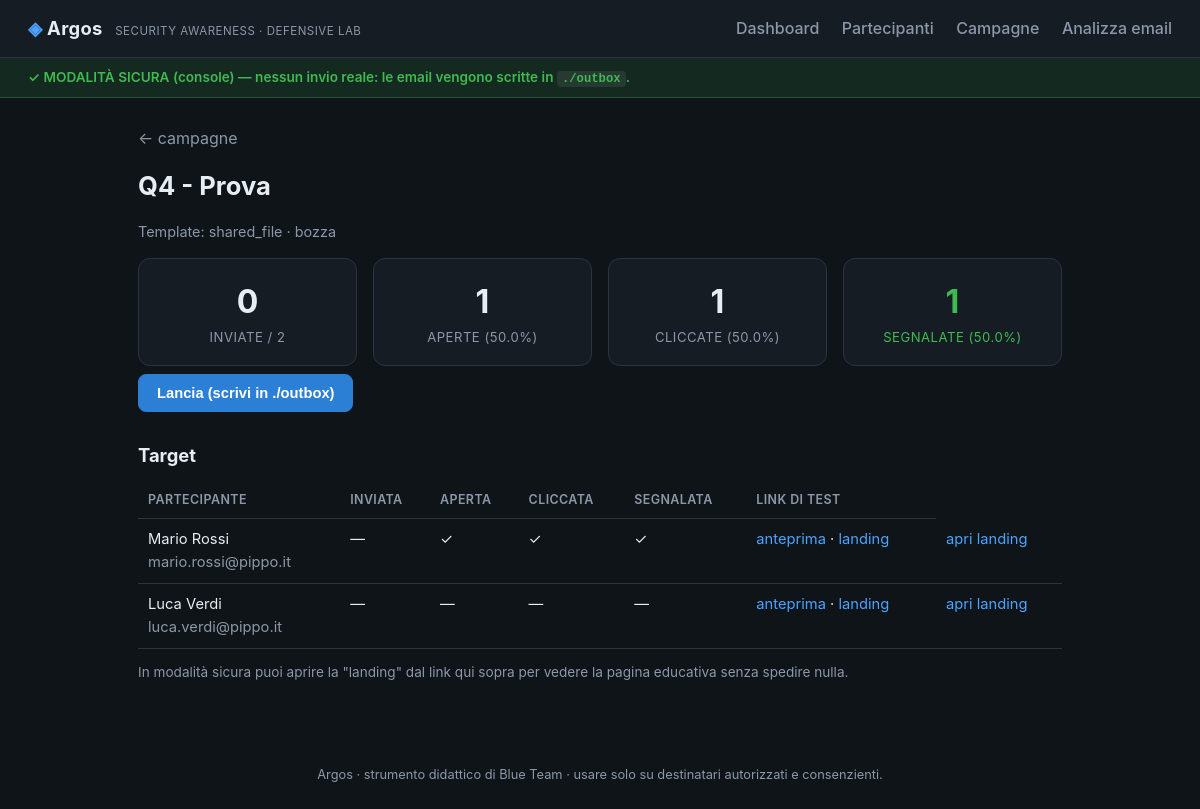
Page /campaigns/1 on the committed database.
### models.py (models this page shows, shortened)
class Campaign(db.Model):
    __tablename__ = "campaigns"
    id = db.Column(db.Integer, primary_key=True)
    name = db.Column(db.String(160), nullable=False)
    template_key = db.Column(db.String(80), nullable=False)
    created_at = db.Column(db.DateTime, default=_utcnow)
    launched_at = db.Column(db.DateTime)
    targets = db.relationship("Target", backref="campaign", lazy=True)
    @property
    def is_launched(self):
        return self.launched_at is not None
    def stats(self):
        total = len(self.targets) # type: ignore
        sent = sum(1 for t in self.targets if t.sent_at) # type: ignore
        opened = sum(1 for t in self.targets if t.opened_at) # type: ignore
        clicked = sum(1 for t in self.targets if t.clicked_at) # type: ignore
        reported = sum(1 for t in self.targets if t.reported_at) # type: ignore
        pct = lambda n: round(100 * n / total, 1) if total else 0.0
        return {
            "total": total, "sent": sent,
            "opened": opened, "opened_pct": pct(opened),
            "clicked": clicked, "clicked_pct": pct(clicked),
            "reported": reported, "reported_pct": pct(reported),
        }

class Target(db.Model):
    __tablename__ = "targets"
    id = db.Column(db.Integer, primary_key=True)
    campaign_id = db.Column(db.Integer, db.ForeignKey("campaigns.id"), nullable=False)
    participant_id = db.Column(db.Integer, db.ForeignKey("participants.id"), nullable=False)
    token = db.Column(db.String(64), unique=True, index=True, default=_token)
    sent_at = db.Column(db.DateTime)      # email generata/inviata
    opened_at = db.Column(db.DateTime)    # pixel caricato -> email aperta
    clicked_at = db.Column(db.DateTime)   # link cliccato -> landing educativa
    reported_at = db.Column(db.DateTime)  # il partecipante l'ha segnalata (bravo!)

class Participant(db.Model):
    __tablename__ = "participants"
    id = db.Column(db.Integer, primary_key=True)
    name = db.Column(db.String(120), nullable=False)
    email = db.Column(db.String(255), nullable=False, unique=True, index=True)
    department = db.Column(db.String(120), default="")
    consent_given = db.Column(db.Boolean, default=False, nullable=False)
    consent_at = db.Column(db.DateTime)
    created_at = db.Column(db.DateTime, default=_utcnow)
    targets = db.relationship("Target", backref="participant", lazy=True)

### app.py (the view)
    @app.route("/campaigns/<int:cid>")
    def campaign_detail(cid):
        c = Campaign.query.get_or_404(cid)
        return render_template("campaign_detail.html", c=c, stats=c.stats())

### config.py (called while the page is built)
    @classmethod
    def sending_is_live(cls) -> bool:
        return cls.EMAIL_BACKEND == "smtp" and cls.AUTHORIZED_USE_ACK

### templates/campaign_detail.html (shortened to what this page needs)
{% extends "base.html" %}
{% block content %}
<a href="{{ url_for('campaigns') }}" class="back">← campagne</a>
<h1>{{ c.name }}</h1>
<p class="subj">Template: {{ c.template_key }} ·
  {% if c.is_launched %}lanciata{% else %}bozza{% endif %}</p>
<div class="cards">
  <div class="card stat"><div class="num">{{ stats.sent }}</div><div class="lbl">Inviate / {{ stats.total }}</div></div>
  <div class="card stat"><div class="num">{{ stats.opened }}</div><div class="lbl">Aperte ({{ stats.opened_pct }}%)</div></div>
  <div class="card stat"><div class="num">{{ stats.clicked }}</div><div class="lbl">Cliccate ({{ stats.clicked_pct }}%)</div></div>
  <div class="card stat good"><div class="num">{{ stats.reported }}</div><div class="lbl">Segnalate ({{ stats.reported_pct }}%)</div></div>
</div>
{% if not c.is_launched %}
<form method="post" action="{{ url_for('launch_campaign', cid=c.id) }}">
  <button type="submit" class="primary">
    {% if sending_is_live %}Lancia e invia via SMTP{% else %}Lancia (scrivi in ./outbox){% endif %}
  </button>
</form>
{% endif %}
<h2>Target</h2>
<table>
  <tr><th>Partecipante</th><th>Inviata</th><th>Aperta</th><th>Cliccata</th><th>Segnalata</th><th>Link di test</th></tr>
  {% for t in c.targets %}
  <tr>
    <td>{{ t.participant.name }}<br><span class="muted">{{ t.participant.email }}</span></td>
    <td>{{ '✓' if t.sent_at else '—' }}</td>
    <td>{{ '✓' if t.opened_at else '—' }}</td>
    <td>{{ '✓' if t.clicked_at else '—' }}</td>
    <td>{{ '✓' if t.reported_at else '—' }}</td>
    <td>
      <a href="{{ url_for('email_preview', cid=c.id, tid=t.id) }}">anteprima</a> ·
      <a href="{{ url_for('track_click', token=t.token) }}" target="_blank">landing</a>
    </td>
    <td><a href="{{ url_for('track_click', token=t.token) }}" target="_blank">apri landing</a></td>
  </tr>
  {% endfor %}
</table>
<p class="hint">In modalità sicura puoi aprire la "landing" dal link qui sopra per
vedere la pagina educativa senza spedire nulla.</p>
{% endblock %}

### static/style.css (style rules this page uses)
:root { --bg:#0f1419; --panel:#161c24; --panel2:#1d2530; --line:#2a3542; --fg:#e6edf3; --muted:#8b98a8; --accent:#4da3ff; --accent2:#2b7fd4; --ok:#3fb950; --warn:#f0a23b; --bad:#f85149; --good:#3fb950; }
* { box-sizing:border-box }
body { margin:0;font-family:-apple-system,BlinkMacSystemFont,"Segoe UI",Roboto,Helvetica,Arial,sans-serif; background:var(--bg);color:var(--fg);line-height:1.55 }
a { color:var(--accent);text-decoration:none }
h1 { font-size:1.6rem;margin:.2em 0 .6em }
h2 { font-size:1.15rem;margin:1.6em 0 .6em }
.hint { color:var(--muted);font-size:.85rem }
.muted { color:var(--muted) }
.subj { color:var(--muted);font-size:.9rem }
.back { display:inline-block;margin-bottom:10px;color:var(--muted) }
.cards { display:flex;gap:16px;flex-wrap:wrap }
.card { background:var(--panel);border:1px solid var(--line);border-radius:12px;padding:18px;flex:1;min-width:180px }
.card.stat { text-align:center }
.card.stat .num { font-size:2rem;font-weight:700 }
.card.stat .lbl { color:var(--muted);font-size:.82rem;text-transform:uppercase;letter-spacing:.5px }
.card.stat.good .num,.card.stat.good .lbl { color:var(--good) }
table { width:100%;border-collapse:collapse;margin:10px 0;font-size:.92rem }
th,td { text-align:left;padding:9px 10px;border-bottom:1px solid var(--line);vertical-align:top }
th { color:var(--muted);font-weight:600;font-size:.78rem;text-transform:uppercase;letter-spacing:.4px }
button { cursor:pointer;background:var(--panel2);color:var(--fg);border:1px solid var(--line); padding:10px 18px;border-radius:8px;font-size:.92rem;font-weight:600;margin-top:8px }
button.primary { background:var(--accent2);border-color:var(--accent2);color:#fff }

### rows in the picture
Campaign: name "Q4 - Prova", template_key "shared_file"
Target: participant.name "Mario Rossi", participant.email "mario.rossi@pippo.it", sent_at "—", opened_at "✓", clicked_at "✓", reported_at "✓"
Target: participant.name "Luca Verdi", participant.email "luca.verdi@pippo.it", sent_at "—", opened_at "—", clicked_at "—", reported_at "—"

### other values in the picture
{{ email_backend }} "console"
{{ stats.sent }} "0"
{{ stats.total }} "2"
{{ stats.opened }} "1"
{{ stats.opened_pct }} "50.0"
{{ stats.clicked }} "1"
{{ stats.clicked_pct }} "50.0"
{{ stats.reported }} "1"
{{ stats.reported_pct }} "50.0"
